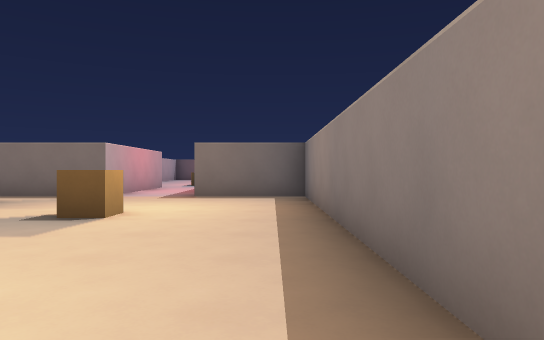
[1] (above)

16 first-person views from a walk through a Godot game level. The camera is 1.2 m above the floor, looks level and sees 70° across. The floor is counted in squares, 2 m on a side. Each view is taken from the middle of a square. On the plan, view 1 faces up. The plan holds only what a view shows up to about 11 squares ahead; the rest is blank. The place goes on beyond the plan. Characters and animated objects are not drawn.

[2]
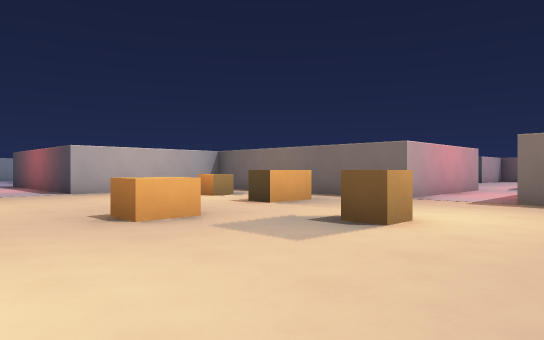

[3]
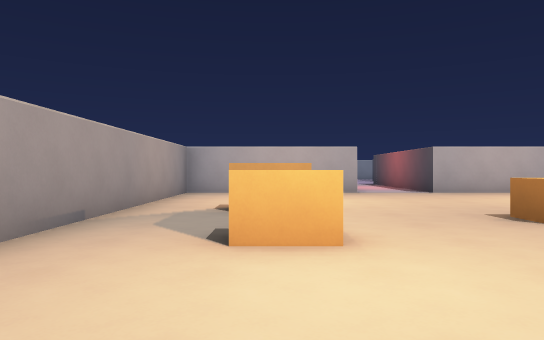

[4]
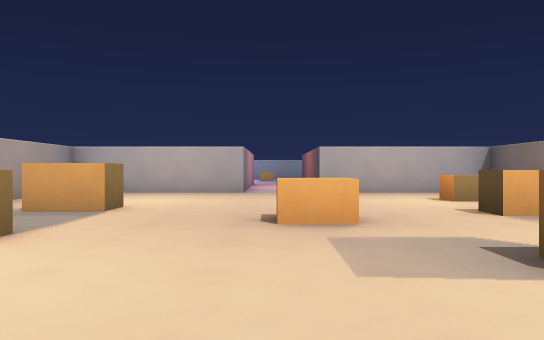

[5]
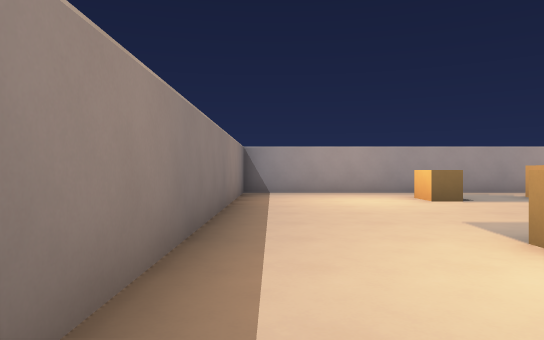

[6]
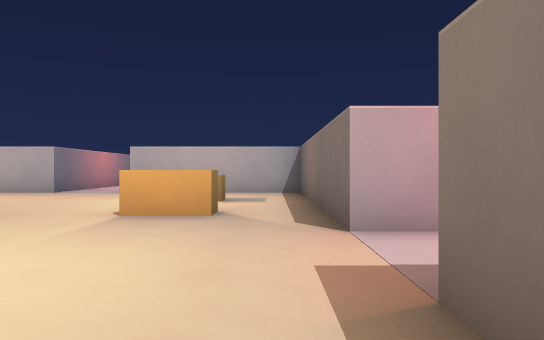

[7]
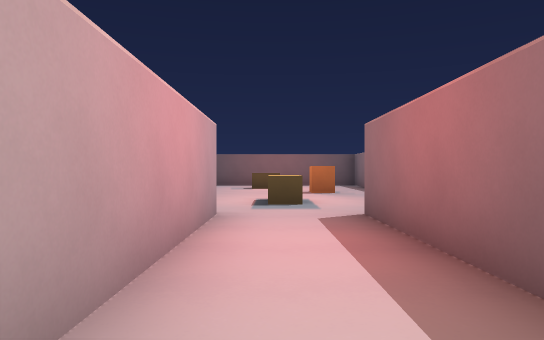

[8]
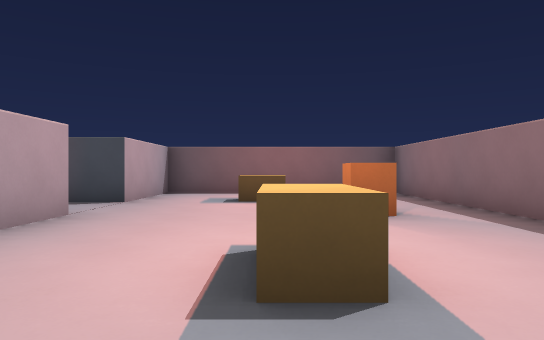

[9]
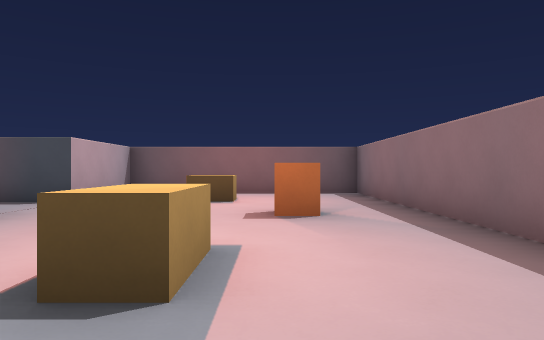

[10]
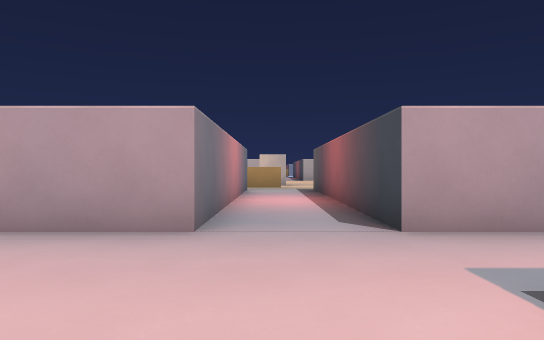

[11]
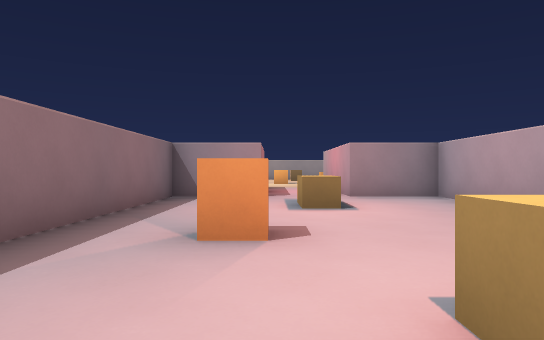

[12]
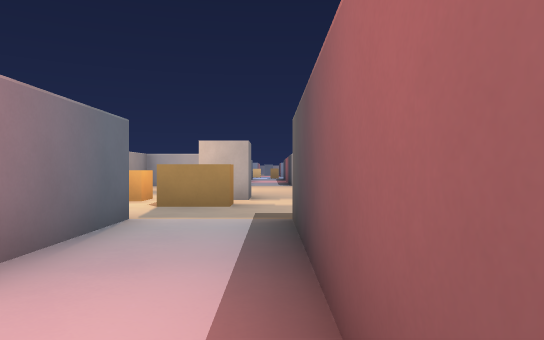

[13]
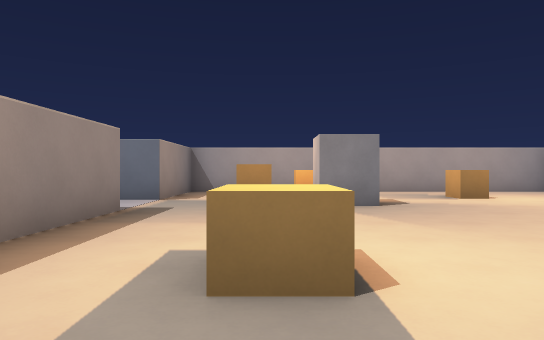

[14]
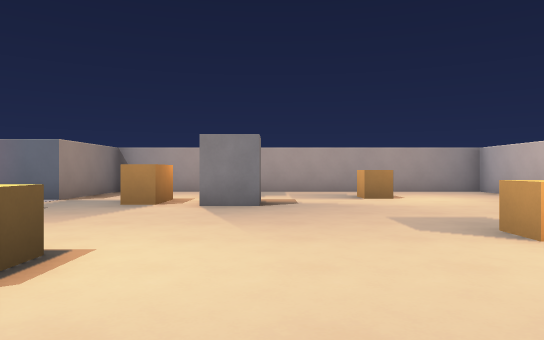

[15]
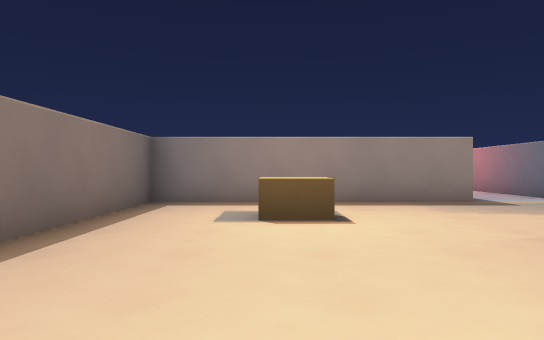

[16]
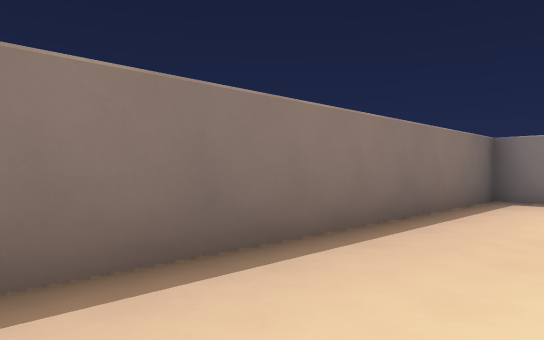

### Floor plan
Key: @ floor where view 1 was taken; # wall or solid block; . floor; ^ raised ledge.
Columns run from 22 left of view 1 to 1 right of it. Each row starts with its distance up from view 1.
 27 ##########
 26 .........#
 25 .........#
 24 ......^..#      ########
 23   .......#      #......#
 22  ........#      #......#
 21  ........########..^...#
 20 .......................#
 19 .....#^................#
 18 ..^...^..########...^..#
 17 .....^. .#      #......#
 16 ....... .#      #..^...#
 15 ##########      #..^...#
 14                 #......#
 13                 ###..###
 12                   #..#
 11                   #..#
 10                   #..#
  9            ########..###
  8            #...........#
  7            #..^..^.....#
  6            #.....^.....#
  5           ##........^..#
  4           .......^.....#
  3           .......^.....#
  2            #...........#
  1            #...........#
  0            #....^..^..@#
 -1            #...........#
 -2            #...........#
 -3            #############

Positions as (right, up) in squares from view 1, and headings:
1: (0, 0), facing up
2: (0, 1), facing up-left
3: (0, 0), facing left
4: (0, 3), facing left
5: (0, 8), facing down
6: (0, 8), facing left
7: (-3, 8), facing up
8: (-3, 13), facing up
9: (-2, 13), facing up
10: (-2, 19), facing left
11: (-2, 22), facing down
12: (-9, 20), facing left
13: (-16, 26), facing down
14: (-18, 26), facing down
15: (-21, 24), facing right
16: (-22, 24), facing up-right
